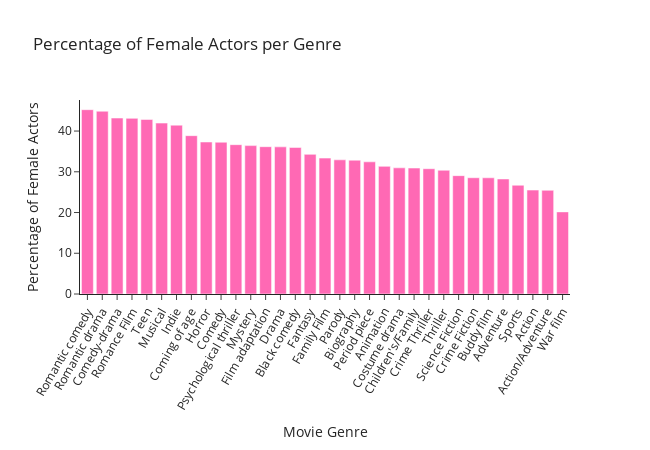

Here is the notebook cell this chart was saved with:
### Code cell
fig = px.bar(df_gender_per_genre_lim, x=df_gender_per_genre_lim.index, y='ratio', color_discrete_sequence=["#FF69B4"],
             template= 'simple_white', labels={'ratio': 'Percentage of Female Actors', 'index' : 'Movie Genre'},
             title= 'Percentage of Female Actors per Genre', height=450, width=650)
fig.update_xaxes(tickangle=300)
fig.add_hline(line_color = 'black', line_dash= 'dash', y=39.33)
fig.show()

if SAVE_FIG:
    fig.write_html("Images/female_actors_movie_genres.html")

### Figure 1 — Plotly figure (JSON) as saved in the notebook; plotly's stock layout.template omitted (floating-point values rounded to 4 significant figures)
{"data": [{"alignmentgroup": "True", "hovertemplate": "Movie Genre=%{x}<br>Percentage of Female Actors=%{y}<extra></extra>", "legendgroup": "", "marker": {"color": "#FF69B4", "pattern": {"shape": ""}}, "name": "", "offsetgroup": "", "orientation": "v", "showlegend": false, "textposition": "auto", "type": "bar", "x": ["Romantic comedy", "Romantic drama", "Comedy-drama", "Romance Film", "Teen", "Musical", "Indie", "Coming of age", "Horror", "Comedy", "Psychological thriller", "Mystery", "Film adaptation", "Drama", "Black comedy", "Fantasy", "Family Film", "Parody", "Biography", "Period piece", "Animation", "Costume drama", "Children's/Family", "Crime Thriller", "Thriller", "Science Fiction", "Crime Fiction", "Buddy film", "Adventure", "Sports", "Action", "Action/Adventure", "War film"], "xaxis": "x", "y": [45.24, 44.87, 43.19, 43.12, 42.85, 41.96, 41.45, 38.87, 37.31, 37.26, 36.66, 36.43, 36.16, 36.12, 35.97, 34.28, 33.36, 32.94, 32.85, 32.44, 31.33, 30.97, 30.92, 30.76, 30.37, 29.05, 28.54, 28.52, 28.23, 26.7, 25.51, 25.46, 20.16], "yaxis": "y"}], "layout": {"barmode": "relative", "height": 450, "legend": {"tracegroupgap": 0}, "shapes": [{"line": {"color": "black", "dash": "dash"}, "type": "line", "x0": 0, "x1": 1, "xref": "x domain", "y0": 39.33, "y1": 39.33, "yref": "y"}], "title": {"text": "Percentage of Female Actors per Genre"}, "width": 650, "xaxis": {"anchor": "y", "domain": [0, 1], "tickangle": -60, "title": {"text": "Movie Genre"}}, "yaxis": {"anchor": "x", "domain": [0, 1], "title": {"text": "Percentage of Female Actors"}}}}
